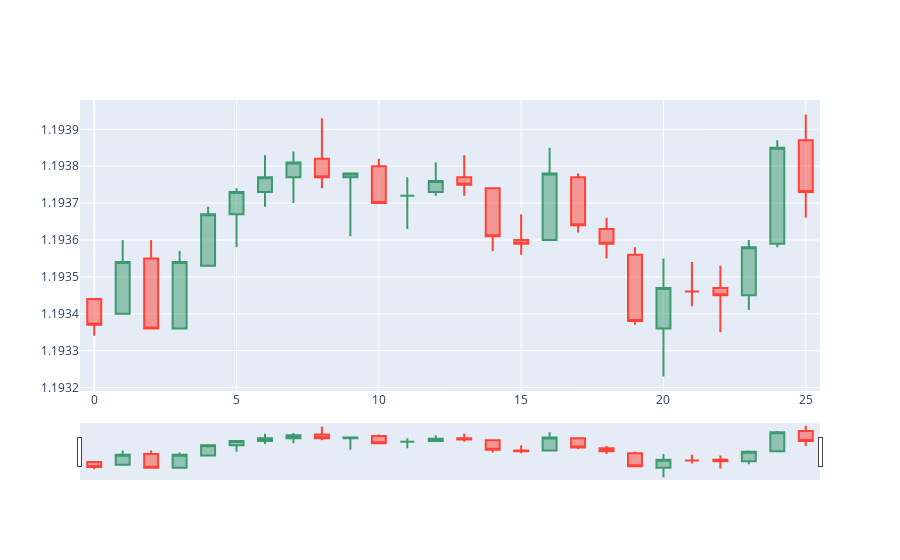

The code cell stored with this chart in its notebook:
### Code cell
j = 0
for i in range(26, 100):
    clear_output(wait=True)
    fig = go.Figure(data=[go.Candlestick(
                open=np.array(dt['BO'])[j:i],
                high=np.array(dt['BH'])[j:i],
                low=np.array(dt['BL'])[j:i],
                close=np.array(dt['BC'])[j:i])])

    fig.show()
    j += 1
    time.sleep(0.1)
